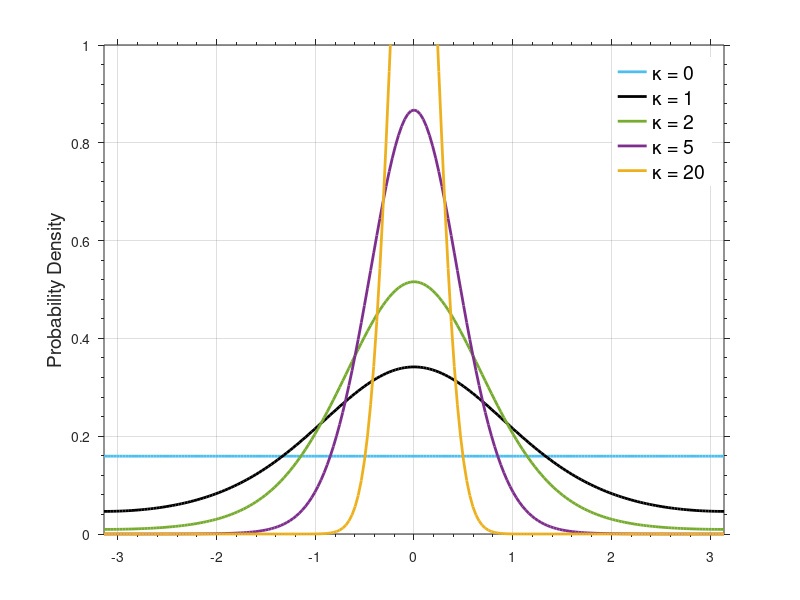

Source code (MATLAB): (Note: this script raises an error after producing the figure.)
% example of von Mises Distribution for eqn. (12)
close all; clc; clear;

presentation = 1;      % 0 for manuscript (B/W), 1 for pres (color)
if presentation
    lw = 1.5;
    lwW = 2.0;
    FS = 14;
else
    lw = 0.5;
    lwW = 0.5;
    FS = 12;
end

C = {[0.3010 0.7450 0.9330],...
    'k',...
    [0.4660 0.6740 0.1880],...
    [0.4940 0.1840 0.5560],...
    [0.9290 0.6940 0.1250]}; % Cell array of colors.

figure(301);
mu_vec = 0;
theta_vec = [-1:0.01:1]*pi;
kappa_vec = [0, 1, 2, 5, 20];

for idx_kappa = 1:length(kappa_vec)
    mu = mu_vec(1);
    kappa = kappa_vec(idx_kappa);
    p_vec = 1/(2*pi*besseli(0,kappa)) * exp(kappa*cos(theta_vec-mu));
%     hw1(idx_kappa) = plot(theta_vec, p,'Linewidth',lw); hold on;
    hw1(idx_kappa) = plot(theta_vec, p_vec, 'Linewidth',lwW, 'color', C{idx_kappa}); hold on;
    legendtext{idx_kappa} = ['\kappa = ' num2str(kappa_vec(idx_kappa))];
end
hold off;
% xlabel('\theta / \pi','Fontsize',FS)
ylabel('Probability Density','Fontsize',FS)
legend(hw1,legendtext,'Fontsize',FS,'box','off');
set(gca,'XMinorTick','on','YMinorTick','on','TickDir','out')
grid on
axis([-pi pi 0.0 1.0]);
ax = gca;
ax.LineWidth = 1.5;
xticks([-pi -pi/2 0 pi/2 pi])
xticklabels({'-\pi','-\pi/2','0','\pi/2','\pi'})
ax.FontSize = FS;
%%
clc; clear;

presentation = 1;      % 0 for manuscript (B/W), 1 for pres (color)
if presentation
    lw = 1.5;
    lwW = 2.0;
    FS = 14;
else
    lw = 0.5;
    lwW = 0.5;
    FS = 12;
end

C = {[0.3010 0.7450 0.9330],...
    'k',...
    [0.4660 0.6740 0.1880],...
    [0.4940 0.1840 0.5560],...
    [0.9290 0.6940 0.1250]}; % Cell array of colors.

figure(302);
mu_vec = [0, 1, 0.5, 0, -0.5]*pi;
theta_vec = [-1:0.01:1]*pi;
kappa_vec = [0, 1, 2, 5, 20];

legendnumberText = {'\kappa = 0,  \mu = 0', ...
                    '\kappa = 1,  \mu = \pi',...
                    '\kappa = 2,  \mu = \pi/2', ...
                    '\kappa = 5,  \mu = 0', ...
                    '\kappa = 20, \mu = - \pi/2'};
for idx_mu = 1:length(mu_vec)
    mu = mu_vec(idx_mu);
    kappa = kappa_vec(idx_mu);
    p_vec = 1/(2*pi*besseli(0,kappa)) * exp(kappa*cos(theta_vec-mu));
%     hw1(idx_kappa) = plot(theta_vec, p,'Linewidth',lw); hold on;
    hw1(idx_mu) = plot(theta_vec, p_vec, 'Linewidth',lwW, 'color', C{idx_mu}); hold on;
%     legendtext{idx_mu} = legendnumberText;
end
hold off;
% xlabel('\theta / \pi','Fontsize',FS)
ylabel('Probability Density','Fontsize',FS)
% legend(hw1,legendnumberText,'Fontsize',FS,'box','off');
legend(hw1,legendnumberText,'Fontsize',10,'box','off');
set(gca,'XMinorTick','on','YMinorTick','on','TickDir','out')
grid on
axis([-pi pi 0.0 1.0]);
ax = gca;
ax.LineWidth = 1.5;
xticks([-pi -pi/2 0 pi/2 pi])
xticklabels({'-\pi','-\pi/2','0','\pi/2','\pi'})
ax.FontSize = FS;
